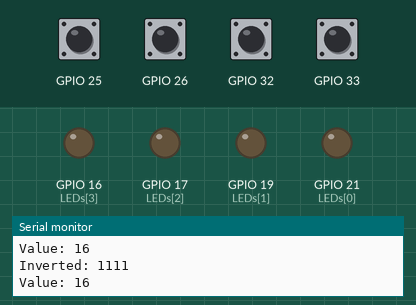
Recording of a program running on a simulated ESP32. Parts: output pins drawn as LEDs (lit = HIGH), the last lines printed to the serial monitor. Inputs (shaded band) come from the test bench; at power-on: GPIO 25, GPIO 26, GPIO 32, GPIO 33 HIGH.

Above: at 1.8 s.
1.9 s: GPIO 25 pulled LOW for 0.6 s
At 2.4 s:
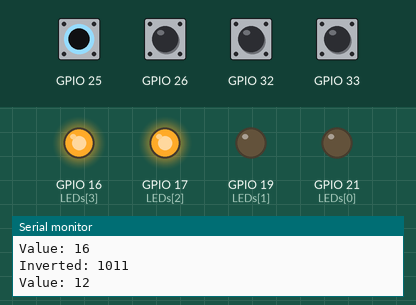
4.0 s: GPIO 26 pulled LOW for 0.6 s
At 4.7 s:
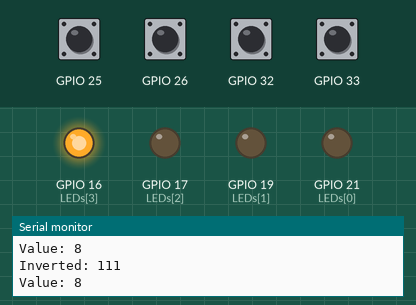
6.5 s: GPIO 32 pulled LOW for 0.6 s
At 7.3 s:
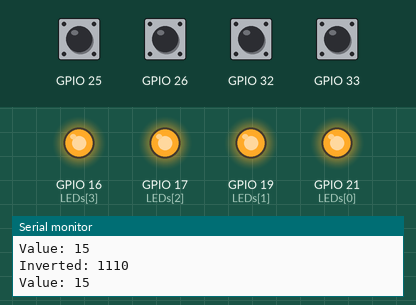
9.0 s: GPIO 33 pulled LOW for 0.6 s
At 9.8 s:
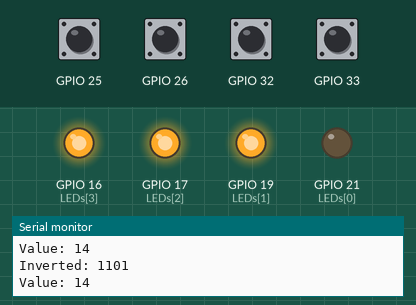
11.5 s: GPIO 25 driven LOW and GPIO 26 driven LOW
At 12.7 s:
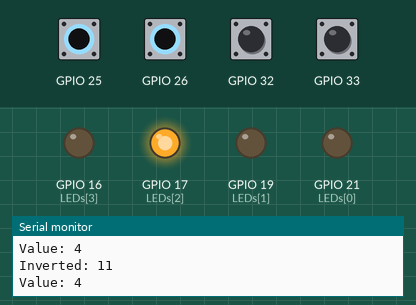
13.0 s: GPIO 32 pulled LOW for 1 s
At 13.8 s:
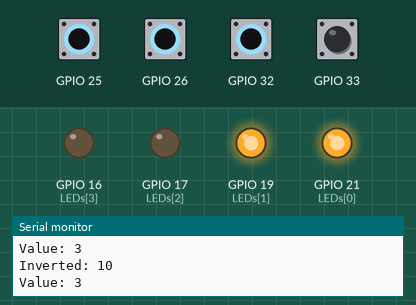
Timing chart, 0 to 16.0 s (numbered marks = the images above; inputs shaded):
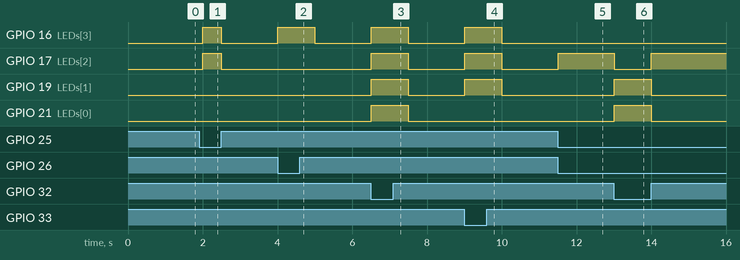

Measured:
- after the input at 1.9 s, GPIO 16 (LEDs[3]), GPIO 17 (LEDs[2]): LOW → HIGH after 0.10 s, → LOW 0.50 s later
- after the input at 4.0 s, GPIO 16 (LEDs[3]): LOW → HIGH at once, → LOW 1.0 s later
- after the input at 6.5 s, GPIO 16 (LEDs[3]), GPIO 17 (LEDs[2]), GPIO 19 (LEDs[1]), GPIO 21 (LEDs[0]): LOW → HIGH at once, → LOW 1.0 s later
- after the input at 9.0 s, GPIO 16 (LEDs[3]), GPIO 17 (LEDs[2]), GPIO 19 (LEDs[1]): LOW → HIGH at once, → LOW 1.0 s later
- after the input at 11.5 s, GPIO 17 (LEDs[2]): LOW → HIGH at once
- after the input at 13.0 s, GPIO 17 (LEDs[2]): HIGH → LOW at once, → HIGH 1.0 s later; GPIO 19 (LEDs[1]), GPIO 21 (LEDs[0]): LOW → HIGH at once, → LOW 1.0 s later

The program:

main.cpp
```cpp
#include <Arduino.h>

int LEDs[4] = {21, 19, 17, 16};

void setup() {
  pinMode(26, INPUT_PULLUP);
  pinMode(25, INPUT_PULLUP);
  pinMode(33, INPUT_PULLUP);
  pinMode(32, INPUT_PULLUP);

  for (int i = 0; i < 4; i++) {
    pinMode(LEDs[i], OUTPUT);
  }

  Serial.begin(115200);
}

void loop() {
  byte value = 0;

  value |= (!digitalRead(32)) << 0;
  value |= (!digitalRead(33)) << 1;
  value |= (!digitalRead(25)) << 2;
  value |= (!digitalRead(26)) << 3;

  // Part 4 - 2's complement
  value ^= 0b1111;
  Serial.print("Inverted: ");
  Serial.println(value, BIN);
  value += 1;
  // End for 2's complement

  for (int i = 0; i < 4; i++) {
    digitalWrite(LEDs[i], (value >> i) & 0x01);
  }

  Serial.print("Value: ");
  Serial.println(value);
  delay(500);
}
```
